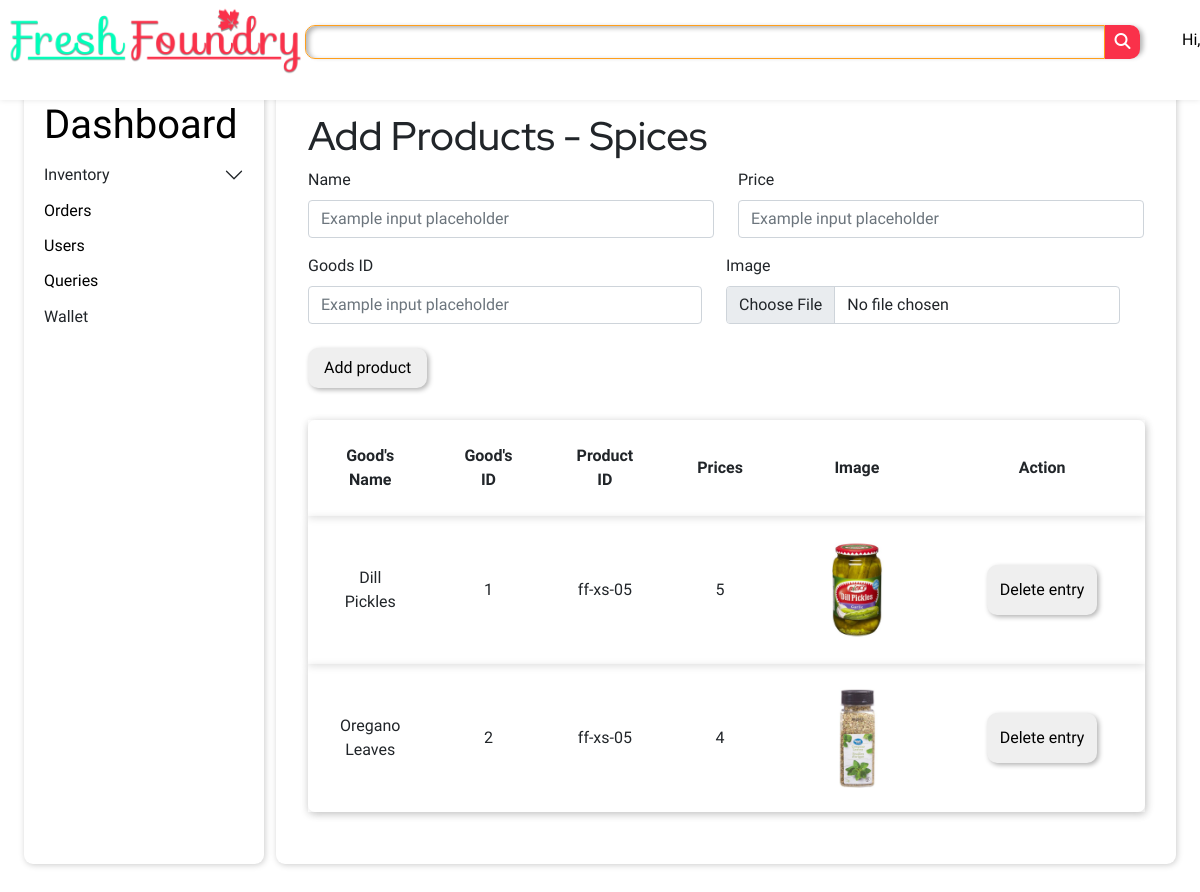
Page /Admin/a_spices.php on the committed database.
### tables this page shows
CREATE TABLE `spices` (
  `sr_no` int(11) NOT NULL,
  `goods` varchar(255) NOT NULL,
  `goods_id` varchar(255) NOT NULL,
  `prod_id` varchar(255) NOT NULL,
  `price` int(11) NOT NULL,
  `image` varchar(255) NOT NULL
);

### Admin/a_spices.php (the view, shortened to what this page needs)
<?php
    @include'../dbadmin.php';
?>
<!DOCTYPE html>
<html lang="en">
<head>
    <link rel="stylesheet" href="../style/admin_style.css">
    <link rel="stylesheet" href="../style/style.css">
    <link rel="stylesheet" href="https://cdn.jsdelivr.net/npm/bootstrap@5.1.3/dist/css/bootstrap.min.css">
</head>
<body>
    <header>
        <div class="logo">
            <a href="../indexloggedin.php"><img src="../Assets/Images/FreshLogo0.3.png" alt=""></a>
        </div>
        <div class="shadow-box">
            <div class="searchbar">
                <input type="text">
                <a href="#"><button><i class="fas fa-search"></i></button></a>
            </div>
        </div>
        <div class="nav">
            <nav class="navbar">
                <ul>
                    <li><a href="#">Hi, <?php echo ucfirst($_COOKIE['user_cookie']);?></a></li>
                </ul>
            </nav>
        </div>
    </header>
    <main>
        <div class="dashboard">
            <h1 class="dashhead">
            <a href="../lollipop.php">Dashboard</a>
            </h1>
            <div class="accordion accordion-flush">
                <div class="accordion-item">
                  <h2 class="accordion-header" id="flush-headingOne">
                    <h2 class="accordion-button collapsed" style="cursor: pointer; margin: 0%;" data-bs-toggle="collapse" data-bs-target="#flush-collapseOne" aria-expanded="false" aria-controls="flush-collapseOne">
                      Inventory
                    </h2>
                  </h2>
                </div>
              </div>
            <h2 class="dashitem">
                <a style="text-decoration: none;color: black;" href="./allorders.php">Orders</a>
            </h2>
            <h2 class="dashitem">
                <a style="text-decoration: none;color: black;" href="./users.php">Users</a>
            </h2>
            <h2 class="dashitem">
                <a style="text-decoration: none;color: black;" href="./cxqueries.php">Queries</a>
            </h2>
            <h2 class="dashitem">
                Wallet
            </h2>
        </div>
        <div class="adminops">
            <form action="goods_execute.php" method="POST" enctype="multipart/form-data">
                <h1 class="formHead">Add Products - Spices</h1>
                <div class="row">
                    <div class="mb-3 col">
                        <label for="nameField" class="form-label opsFormIp1">Name</label>
                        <input type="text" name="goods_name" class="form-control" id="nameInput" placeholder="Example input placeholder">
                    </div>
                    <div class=" col">
                        <label for="priceField" class="form-label opsFormIp1">Price</label>
                        <input type="text" name="price" class="form-control" id="nameInput" placeholder="Example input placeholder">
                    </div>
                <div class="row">
                    <div class=" col">
                        <label for="priceField" class="form-label opsFormIp1">Goods ID</label>
                        <input type="text" name="goods_id" class="form-control" id="nameInput" placeholder="Example input placeholder">
                    </div>
                    <div class=" col ">
                        <label for="formFile" class="form-label opsFormIp3">Image</label>
                        <input class="form-control"  name="image" type="file" id="formFile"><br/>
                    </div>
                <div><button type="submit" class="submit" style="border-radius:10px; border:none; box-shadow: 2px 2px 5px rgba(0,0,0,0.3); padding: 0.5em 1em;" >Add product</button>
            </form>
        </div>
        <div class="prods">
            <?php
                $query = "SELECT * FROM spices";
                $stmt = $db->prepare($query);
                $stmt->execute();
                $row = $stmt->fetchAll(PDO::FETCH_ASSOC);
                echo '<div style=\'margin-top:2em;text-align:center\'><table>';
                echo '<tr style=\'font-weight:bold;\'><td>Good\'s Name</td><td>Good\'s ID</td><td>Product ID</td><td>Prices</td><td>Image</td><td>Action</td></tr>';
                foreach($row as $r){
                    echo '<form action=\'editprods.php\' method=\'POST\'><tr><input type=\'hidden\' name=\'goods_name\' value=\''.$r['goods'].'\'><td>'.$r['goods'].'</td><td>'.$r['goods_id'].'</td><input type=\'hidden\' name=\'prod_id\' value=\''.$r['prod_id'].'\'><td>'.$r['prod_id'].'</td><td>'.$r['price'].'</td><input type=\'hidden\' name=\'image\' value=\''.$r['image'].'\'><td><img style=\'width:100px;height:100px;object-fit:contain\' src=\'../uploads/'.$r['image'].'\'></td><td><input style=\'margin:1em;padding:.8em;border-radius:10px;border:none;box-shadow: 2px 2px 5px rgba(0,0,0,0.3);\' type=\'submit\' name=\'delete\' value=\'Delete entry\'></td></tr></form>';
                }
                echo '</table></div>';
            ?>
        </div>
    </main>
</body>
</html>

### Style/admin_style.css (style rules this page uses)
body { background-color: var(--g-whitebg); height: 100vh; width: 100vw; }
main { display: grid; grid-template-areas: "sidebar ops ops"; }
.dashboard { grid-area: "sidebar"; width: 20vw; height: 98vh; background-color: var(--white); border-radius: 9px; margin-left: 2vw; margin-top: 10vh; box-shadow: var(--shadowbright); }
.dashitem { cursor: pointer; font-size: 16px; padding-left: 20px; }
.dashhead { padding-left: 20px; padding-top: 20px; margin-bottom: 0; font-family: var(--red-hat-display); }
.adminops { grid-area: "ops"; width: 75vw; height: fit-content; min-height: 98vh; margin-bottom: 10vh; background-color: var(--white); border-radius: 9px; margin-top: 10vh; box-shadow: var(--shadowbright); padding: 2rem !important; }
.formHead { font-family: var(--red-hat-display); }
.dashhead a { text-decoration: none ; color: black ; }
.dashboard .dashitem { padding-bottom: .5em; }

### Style/style.css (style rules this page uses)
* { box-sizing: border-box; margin: 0; padding: 0; font-family: var(--comfortaa); }
body { background-color: var(--g-whitebg); overflow-x: hidden; }
header { width: 100%; box-shadow: .1px 0.1px 6px var(--black-01); background-color: var(--white); position: fixed; display: flex; justify-content: space-evenly; z-index: 999; }
.logo img { width: 300px; height: 72px; }
.logo { margin-top: 5px; margin-left: 5px; width: 300px; height: auto; }
.searchbar { display: flex; padding: 0px; }
.searchbar a { text-decoration: none; }
.searchbar button { border-radius: 0px 10px 10px 0px; border-color: transparent; width: 35px; height: 34px; background-color: var(--logo-red); }
.searchbar i { color: var(--white); }
.shadow-box { background-size: fit-content; border-radius: 10px; box-shadow: 3px 2px 5px rgba(0, 0, 0, 0.3); padding: 0px; margin-top: 25px; height: 3.7vh; }
@media screen and (min-width: 1080px) { .searchbar input { border: 1px solid var(--outlines); border-radius: 10px 0px 0px 10px; box-shadow: inset 3px 2px 5px rgba(0, 0, 0, 0.3); width: 800px; height: 30px; padding: 1em; } }
.navbar { margin-top: 20px; }
.navbar ul { display: flex; justify-content: flex-end; }
.navbar ul li { padding: 0 10px; list-style-type: none; }
.navbar a { text-decoration: none; color: black; }
table { border-radius:7px; box-shadow:2px 2px 8px rgba(0, 0, 0, 0.137); padding: 2rem; width: 100%; }
td { padding-left: 2rem; padding-right: 2rem; padding-top: 1.5rem; padding-bottom: 1.5rem; }
tr { padding-left: 2rem; padding-right: 2rem; padding-top: 1rem; padding-bottom: 2rem; box-shadow: 0px 2px 8px rgba(0, 0, 0, 0.13); }

### Style/variables.css (style rules this page uses)
* { --g-whitebg : #f6f6f6; --white : #ffffff; --black : #000000; --black-01 : rgba(0, 0, 0, 0.1); --outlines : #ff9f1c; --logo-green : #01ffba; --logo-red : #fa314a; --red : #fa314a; --shadowdeep: 2px 2px 6px #00000034; --shadowbright: 1px 1px 6px #00000034; }

### rows in the picture
spices: goods "Dill Pickles", goods_id "1", prod "ff-xs-05", price "5", image (picture)
spices: goods "Oregano Leaves", goods_id "2", prod "ff-xs-05", price "4", image (picture)
